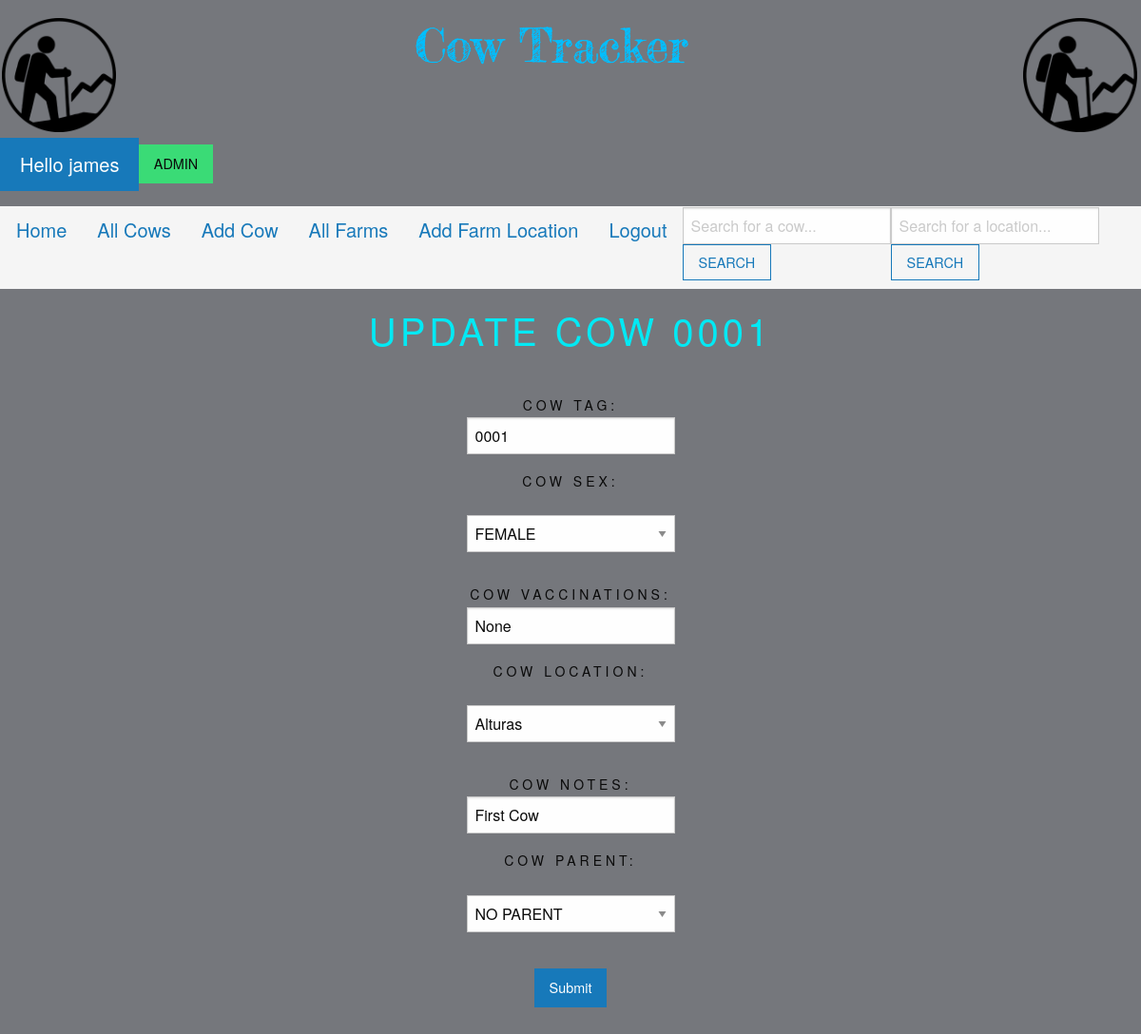
The page /update_cow/8 (signed in) on the database its author committed.
### myapp/models.py (models this page shows)
class Cow(models.Model):
 cow_tag = models.CharField(max_length = 30)
 cow_sex = models.CharField(max_length=6, choices=(('male','MALE'), ('female', "FEMALE")), default='female')
 cow_vaccinations = models.CharField(max_length = 30, blank=True)
 cow_location = models.ForeignKey(FarmLocations, blank=True, null=True, on_delete=models.CASCADE)
 cow_notes = models.CharField(max_length = 200, blank=True)
 cow_PARENT = models.ForeignKey('self', on_delete=models.CASCADE, related_name='children')
 def __str__(self):
     return self.cow_tag

### myapp/views.py (the view)
# urls.py: path('update_cow/<cow_id>', views.update_cow, name = "update-cow"),
def update_cow(request, cow_id):
  cow = Cow.objects.get(pk=cow_id)
  form = CowForm(request.POST or None, instance=cow )
  if form.is_valid():
    form.save()
    return redirect('/cows/all-cows')
  return render(request, 'update_cow.html',{'cow':cow, 'form':form, 'title':"Update Cow..."})

### myapp/forms.py
class CowForm(ModelForm):
 class Meta:
  model = Cow
  fields = ('cow_tag', 'cow_sex', 'cow_vaccinations', 'cow_location', 'cow_notes', 'cow_PARENT')

### myapp/models.py (called while the page is built)
 def __str__(self):
    return self.location_name

### myapp/templates/update_cow.html (shortened to what this page needs)
{% extends "base.html" %}
{% load static %}
{% block body %}
<center>
{% if user.is_staff %}
    <div class="footer-box">
        <form>
          <a>
            Update cow {{ cow }}
          </a>
        </form>
      </div>
      <div class ="footer-box">
        <form action ="" method=POST>
            <a>
            {{ form.as_p }}
            <input type = "submit" value="Submit" class = "button">
            </a>
        </form>
    </div>
{% endif %}
</center>
{% endblock %}

### myapp/templates/base.html (shortened to what this page needs)
{% load static %}
<!doctype html>
<html class="no-js" lang="en">
<head>
    <link rel="stylesheet" href="{% static 'css/foundation.min.css' %}">
</head>
<body>
    <div>
      {% block navbar %}
      <div style = "position:sticky">
        <h1>
          <a href = "/">
            <img src = "{% static 'imgs/logo.png' %}" style = "width:10%; margin-left:0.2vw">
          </a>
          <a href = "/" style = "margin-left: 12vw;font-size:5vw">
            <img src = "{% static 'imgs/title.png' %}" style = "width:50%">
          </a>
          <a href = "/">
            <img src = "{% static 'imgs/logo.png' %}" style = "width:10%; margin-left:15vw">
          </a>
            {% if user.is_authenticated %}
            <a href = "/" class = "button large">
              Hello {{ user }}
                {% if user.is_superuser %}
                  <a href = "/admin"><div class = "success button">ADMIN</div></a>
                {% else %}
                  {% if user.is_staff %}
                    <a href = "/"><div class = "success button">ADMIN</div></a>
                  {% else %}
                      <a class ="alert button">You need an admin account to add and update cows or farms.</a>
                      {% endif %}
                {% endif %}
            </a>
            {% else %}
            <a href = "/" class = "button large">
              Hello {{ user }} <a href ="/members/login_user" class = "alert button">please login</a>
            </a>
            {% endif %}
        <div id ="navbar">
        <h2 class = "top-bar-right" style = " padding:1px; ">
          <ul class = "menu" style = "font-size:20px;">
            <li><a href = "/" >Home</a></li>
            <li><a href = "/cows/all-cows/">All Cows</a></li>
            {% if user.is_staff %}
            <li><a href = "/add-cow">Add Cow</a></li>
            {% endif %}
            <li><a href = "/farms/all-farms/">All Farms</a></li>
            {% if user.is_staff %}
            <li><a href = "/add-location">Add Farm Location</a></li>
            {% endif %}
            {% if user.is_authenticated %}
              <li><a href = "/members/logout_user">Logout</a></li>
            {% else %}
              <li><a href = "/members/register_user">Register</a></li>
              <li><a href = "/members/login_user">Login</a></li>
            {% endif %}
            <form class = "d-flex" method = POST action ="{% url 'cows_url' %}">
            <input class="form-control me-2" type ="search" placeholder="Search for a cow... " aria-label="Search" name ="searched"><button class = "hollow button" type = "submit">SEARCH</button></form></li>
            <form class = "d-flex" method = POST action ="{% url 'farms_url' %}">
            <input class="form-control me-2" type ="search" placeholder="Search for a location... " aria-label="Search" name ="locSearch"><button class = "hollow button" type = "submit">SEARCH</button></form></li>
          </ul>
        </h2>
      </div>
      {% endblock %}
  {% block body %}
  {% endblock %}
</body>
</html>

### myapp/templates/update_cow.html (style rules this page uses)
* { box-sizing: border-box; }
body { font-family: sans-serif; background:#75777c; }
.footer-box form a { position: relative; display: inline-block; padding: 10px 20px; color: #03e9f4; font-size: 16px; text-decoration: none; text-transform: uppercase; overflow: hidden; transition: .5s; margin-top: 5px; letter-spacing: 4px; font-size: 40px }
#navbar { overflow: hidden; background-color:whitesmoke }
#navbar a { padding: 14px 16px; }

### rows shown on the page
Cow: cow_tag "0001", cow_sex "FEMALE", cow_vaccinations "None", cow_location "Alturas", cow_notes "First Cow", cow_PARENT "NO PARENT"

### other values the page prints
{{ user }} "james"
